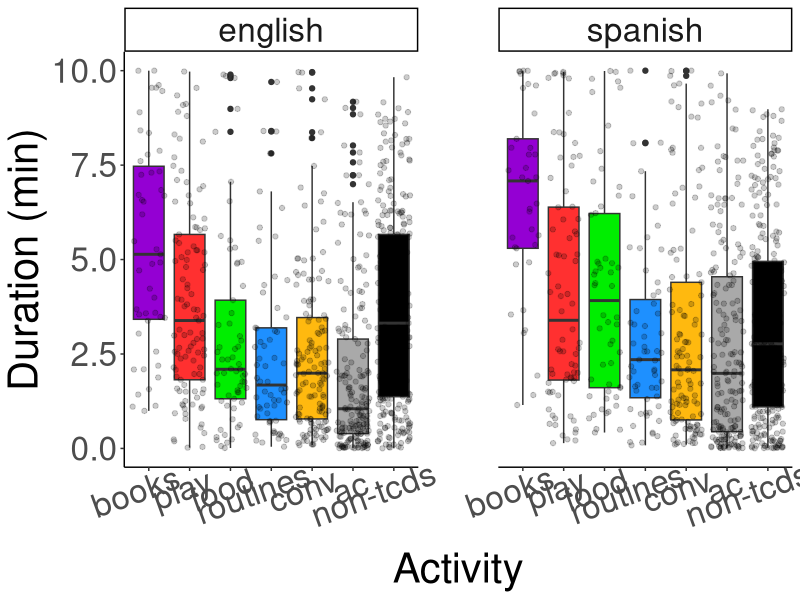
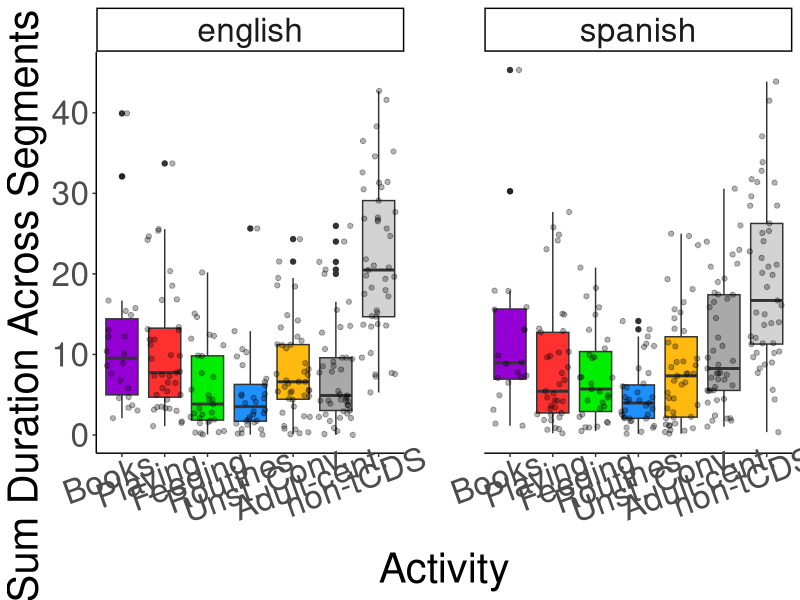
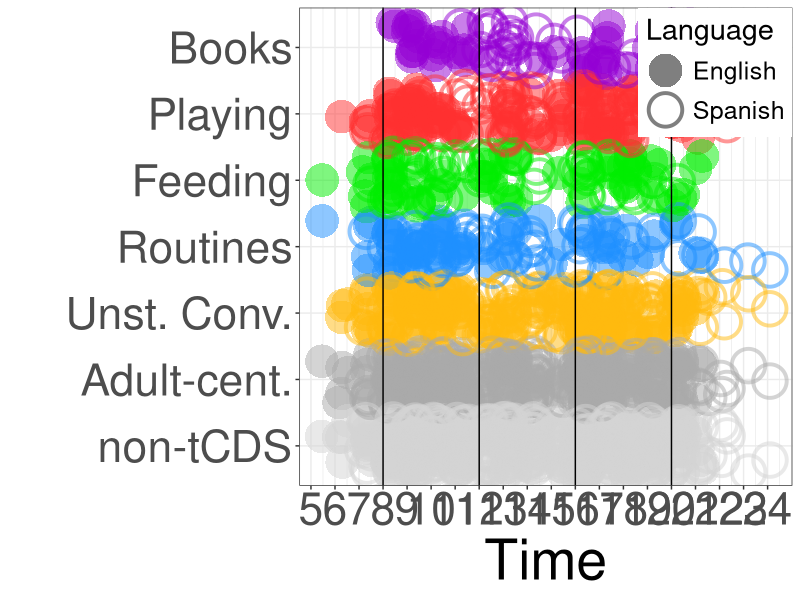
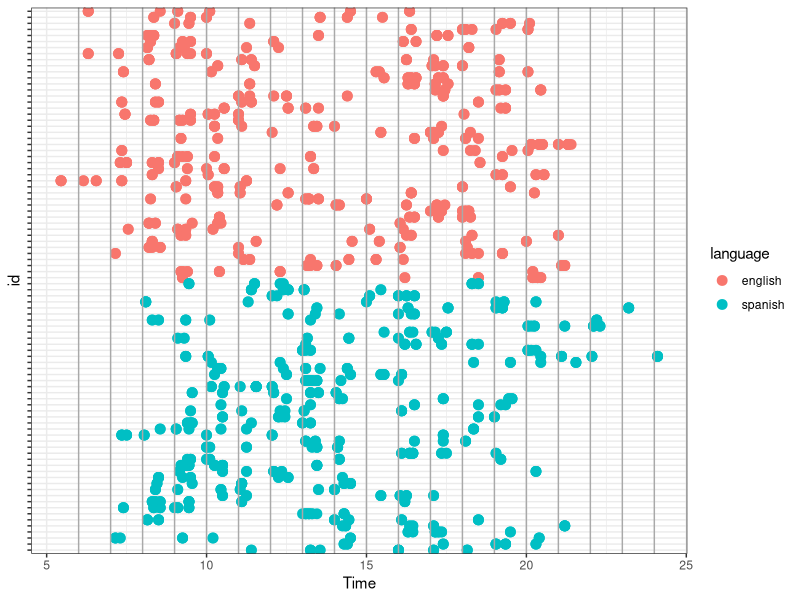
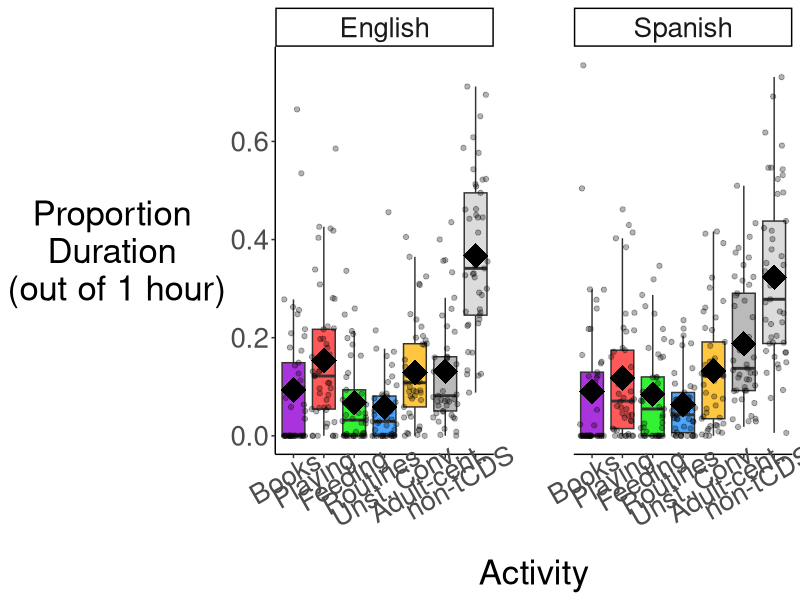

Reproduce these figures in R, in order.
## ---- chunk 1
knitr::opts_chunk$set(echo = TRUE)
## ---- chunk 2
library(tidyverse)
library(gridExtra)
library(psych)

theme_set(theme_bw())
## ---- chunk 3
data_dur <- read_csv("./data_demo_lena_transcripts/elan_activity_dur.csv") %>% 
  mutate(id = factor(id), 
         language = factor(language)) %>% 
  dplyr::select(-"...1") %>% 
  rename(tcds_min_seg = tcds_min) %>% 
  mutate(activity = factor(activity, levels = c("books", "play", "food", "routines", "conv", "ac", "non-tcds")))

str(data_dur)


# create two dfs for plots
data_dur_en <- data_dur %>% filter(language == "english")
data_dur_sp <- data_dur %>% filter(language == "spanish")

## ---- chunk 4
# checking to see there are 6 segments per participant
num_segments_english <- data_dur_en %>% 
  group_by(id, segment_num) %>% 
  distinct(segment_num) %>% 
  ungroup() %>% 
  count(id)

arrange(num_segments_english, n)


num_segments_spanish <- data_dur_sp %>% 
  group_by(id, segment_num) %>% 
  distinct(segment_num) %>% 
  ungroup() %>% 
  count(id)

arrange(num_segments_spanish, n)

## ---- chunk 5
# duration - minutes
ggplot(data_dur, aes(activity, dur_min, fill = activity)) +
  theme_classic() +
  geom_boxplot() + 
  geom_jitter(alpha = .2) + 
  scale_fill_manual(values=c("darkviolet", "firebrick1", "green2", "dodgerblue1", "darkgoldenrod1", "darkgrey", "black")) + 
  facet_wrap(~ language) +
  theme(legend.position= "none") +
  # theme(text = element_text(size = 35)) +
  theme(axis.text.x = element_text(angle = 20, hjust = .7), 
        text = element_text(size = 30)) + 
  labs(x = "Activity", y = "Duration (min)") + 
  theme(panel.spacing = unit(4, "lines"))


# summarize data per participant and activity (all speech only)

# english
data_en_act <- data_dur_en %>% 
  group_by(id, activity) %>% 
  mutate(dur_min_act = mean(dur_min)) %>% 
  distinct(id, language, activity, dur_min_act) %>% 
  mutate(activity = factor(activity, levels = c("books", "play", "food", "routines", "conv", "ac", "non-tcds")))

# see min and max of actual data
data_dur_en %>% 
  ungroup() %>% 
  group_by(id, activity) %>% 
  mutate(min = min(dur_min), 
         max = max(dur_min)) %>% 
  distinct(activity, min, max)



# spanish
# note that min and max are of averages, not of actual data
data_sp_act <- data_dur_sp %>% 
  group_by(id, activity) %>% 
  mutate(dur_min_act = mean(dur_min)) %>% 
  distinct(id, language, activity, dur_min_act) %>% 
  mutate(activity = factor(activity, levels = c("books", "play", "food", "routines", "conv", "ac", "non-tcds")))

# see min and max of actual data
data_dur_sp %>% 
  ungroup() %>% 
  group_by(activity) %>% 
  mutate(min = min(dur_min), 
         max = max(dur_min)) %>% 
  distinct(activity, min, max)



# descriptives
# note that min and max are of averages, not of actual data
describeBy(data_en_act$dur_min_act, data_en_act$activity, mat = T, fast = T)
describeBy(data_sp_act$dur_min_act, data_sp_act$activity, mat = T, fast = T)
## ---- chunk 6
# duration - minutes
data_dur_sum <- data_dur %>% 
  group_by(id, activity) %>% 
  mutate(dur_act_total = sum(dur_min)) %>% 
  distinct(id, language, activity, dur_act_total) %>% 
  ungroup() %>% 
  group_by(id) %>% 
  mutate(dur_hour = sum(dur_act_total), 
         activity2 = ifelse(activity == "books", "Books", 
                     ifelse(activity == "play", "Playing", 
                     ifelse(activity == "food", "Feeding", 
                     ifelse(activity == "routines", "Routines", 
                     ifelse(activity == "conv", "Unst. Conv.", 
                     ifelse(activity == "ac", "Adult-cent.", "non-tCDS")))))), 
         activity2 = factor(activity2, levels = c("Books", "Playing", "Feeding", "Routines", 
                                                  "Unst. Conv.", "Adult-cent.", "non-tCDS")))

ggplot(data_dur_sum, aes(activity2, dur_act_total, fill = activity2)) +
  theme_classic() +
  geom_boxplot() + 
  geom_jitter(alpha = .3) + 
  scale_fill_manual(values=c("darkviolet", "firebrick1", "green2", "dodgerblue1", "darkgoldenrod1", "darkgrey", "lightgrey")) + 
  facet_wrap(~ language) +
  theme(legend.position= "none") +
  # theme(text = element_text(size = 35)) +
  theme(axis.text.x = element_text(angle = 20, hjust = .7), 
        text = element_text(size = 30)) + 
  labs(x = "Activity", y = "Sum Duration Across Segments (min)") + 
  theme(panel.spacing = unit(4, "lines"))


data_dur_sum_en <- data_dur_sum %>% filter(language == "english")
data_dur_sum_sp <- data_dur_sum %>% filter(language == "spanish")


# descriptives
# note that min and max are of averages, not of actual data
describeBy(data_dur_sum_en$dur_act_total, data_dur_sum_en$activity, mat = T, fast = T)
describeBy(data_dur_sum_sp$dur_act_total, data_dur_sum_sp$activity, mat = T, fast = T)
## ---- chunk 7
# duration - minutes
data_dur_othercc <- data_dur %>% 
  mutate(activity2 = ifelse(activity == "books", "books",
                     ifelse(activity == "ac", "ac",
                     ifelse(activity == "non-tcds", "non-tcds", "othercc")))) %>% 
  group_by(id, activity2) %>% 
  mutate(dur_act_total = sum(dur_min)) %>% 
  distinct(id, language, activity2, dur_act_total) %>% 
  ungroup() %>% 
  group_by(id) %>% 
  mutate(dur_hour = sum(dur_act_total))

data_dur_othercc_en <- data_dur_othercc %>% filter(language == "english")
data_dur_othercc_sp <- data_dur_othercc %>% filter(language == "spanish")


# descriptives
# note that min and max are of averages, not of actual data
describeBy(data_dur_othercc_en$dur_act_total, data_dur_othercc_en$activity2, mat = T, fast = T)
describeBy(data_dur_othercc_sp$dur_act_total, data_dur_othercc_sp$activity2, mat = T, fast = T)
## ---- chunk 8
data_dur_pub <- data_dur %>% 
  mutate(activity = recode(activity, "ac" = "Adult-cent.", "conv" = "Unst. Conv.", 
                           "books" = "Books", "play" = "Playing", "food" = "Feeding", 
                           "routines" = "Routines", "non-tcds" = "non-tCDS"), 
         language = recode(language, "english" = "English", "spanish" = "Spanish")) %>% 
  rename("Language" = "language") %>% 
  mutate(activity = factor(activity, levels = c("Books", "Playing", "Feeding", "Routines", "Unst. Conv.", "Adult-cent.", "non-tCDS")))

# combined groups
ggplot(data_dur_pub, aes(Time, fct_rev(activity), color = activity, shape = Language)) + 
  geom_jitter(size = 10, alpha = .5, stroke = 2) + 
  scale_x_continuous(breaks = c(5, 6, 7, 8, 9, 10, 11, 12, 13, 14, 15, 16, 17, 18, 19, 20, 21, 22, 23, 24)) +
  scale_color_manual(values = c("darkviolet", "firebrick1", "green2", "dodgerblue1", "darkgoldenrod1", "darkgrey", "lightgrey"), guide = "none") + 
  scale_shape_manual(values=c(16, 21)) + 
  geom_vline(xintercept = 8) +
  geom_vline(xintercept = 12) + 
  geom_vline(xintercept = 16) +
  geom_vline(xintercept = 20) + 
  theme(text = element_text(size = 40)) +
  theme(legend.position = c(1, 1), 
        legend.justification = c(1, 1),
        legend.box.margin=margin(c(10,10,10,10)),
        legend.background = element_rect(fill = "white"), # , color = "black"
        legend.text = element_text(size = 18), 
        legend.title = element_text(size = 21), 
        legend.key.size = unit(1, "cm")) +
  labs(x = "Time", y = "")
  # theme(axis.title.y = element_text(angle = 0,  vjust = 0.5))

# ggsave("./figures/time_activity_by_dur.pdf", width = 22, height = 11, dpi = 300)
## ---- chunk 9
ggplot(data_dur, aes(Time, id, color = language)) + 
  geom_point(size = 3) + 
  theme(axis.text.y = element_blank()) + 
  geom_vline(xintercept = 6, color = "darkgrey") + 
  geom_vline(xintercept = 7, color = "darkgrey") +   
  geom_vline(xintercept = 8, color = "darkgrey") +   
  geom_vline(xintercept = 9, color = "darkgrey") +   
  geom_vline(xintercept = 10, color = "darkgrey") +        
  geom_vline(xintercept = 11, color = "darkgrey") +   
  geom_vline(xintercept = 12, color = "darkgrey") +
  geom_vline(xintercept = 13, color = "darkgrey") +
  geom_vline(xintercept = 14, color = "darkgrey") +
  geom_vline(xintercept = 15, color = "darkgrey") +
  geom_vline(xintercept = 16, color = "darkgrey") +
  geom_vline(xintercept = 17, color = "darkgrey") +
  geom_vline(xintercept = 18, color = "darkgrey") +
  geom_vline(xintercept = 19, color = "darkgrey") +
  geom_vline(xintercept = 20, color = "darkgrey") +
  geom_vline(xintercept = 21, color = "darkgrey") +
  geom_vline(xintercept = 22, color = "darkgrey") +
  geom_vline(xintercept = 23, color = "darkgrey") +
  geom_vline(xintercept = 24, color = "darkgrey")
  labs(x = "Time", y = "Participant")
  

# ggsave("./figures/sampling_byTime_perID.pdf", width = 11, height = 8.5, dpi = 300)

## ---- chunk 10
# calculate number of activities per segment
data_dur3 <- data_dur %>% 
  ungroup() %>% 
  filter(activity != "non-tcds") %>% 
  dplyr::select(c(id, activity, segment_num, language)) %>% 
  group_by(id, segment_num, language) %>% 
  count()

psych::describe(data_dur3$n, fast = T)

psych::describeBy(data_dur3$n, data_dur3$language, fast = T)
## ---- chunk 11
# create duration per hour
total_dur_hour <- data_dur %>% 
  distinct(id, segment_num, rectime, Dur10minval, language) %>% 
  group_by(id) %>% 
  mutate(dur_six_segments = sum(Dur10minval)/60) %>% 
  distinct(id, dur_six_segments, language)

# data_dur_sum <- data_dur %>% 
#   group_by(id, activity) %>% 
#   mutate(dur_act_total = sum(dur_min)) %>% 
#   distinct(id, language, activity, dur_act_total) %>% 
#   ungroup() %>% 
#   group_by(id) %>% 
#   mutate(dur_hour = sum(dur_act_total))


# merge with summary of dur per activity in one hour
variables_dur_all <- data_dur %>% 
  filter(activity != "non-tcds") %>% 
  dplyr::select(-c(dur_10min, tcds_min_seg)) %>% 
  full_join(total_dur_hour, by = c("id", "language")) %>% 
  group_by(id, activity) %>% 
  mutate(dur_activity_1hr = sum(dur_min)) %>% 
  distinct(id, activity, dur_activity_1hr, dur_six_segments, language)


# make wide, add zeros, make long, create proportion variable
data_dur_prop_all <- variables_dur_all %>% 
  spread(activity, dur_activity_1hr) %>% 
  replace_na(list(play = 0, food = 0, conv = 0, books = 0, routines = 0, ac = 0)) %>% 
  mutate(nontcds = dur_six_segments - (play + food + conv + books + routines + ac)) %>% 
  gather(activity, value = dur_activity_1hr_zeros, 
         play, food, conv, books, routines, ac, nontcds) %>% 
  mutate(prop_dur_activity_1hr = dur_activity_1hr_zeros / dur_six_segments) %>% 
  mutate(activity = factor(activity))


# create wide df for min per activity
data_dur_min_all_wide <- data_dur_prop_all %>% 
  dplyr::select(-prop_dur_activity_1hr) %>% 
  spread(activity, dur_activity_1hr_zeros) %>% 
  mutate(dur_min_total = ac + books + conv + food + nontcds + play + routines) %>% 
  mutate(dur_min_childcc = books + conv + food + play + routines) %>% 
  mutate(dur_min_tcds = ac + books + conv + food + play + routines)

psych::describeBy(data_dur_min_all_wide, data_dur_min_all_wide$language, fast = T)


# create wide df for prop min per activity
data_dur_prop_all_wide <- data_dur_prop_all %>% 
  dplyr::select(-dur_activity_1hr_zeros) %>% 
  spread(activity, prop_dur_activity_1hr) %>% 
  mutate(prop_total = ac + books + conv + food + nontcds + play + routines) %>% 
  mutate(prop_childcc = books + conv + food + play + routines) %>% 
  mutate(prop_tcds = ac + books + conv + food + play + routines)

# descriptives for proportion of min per activity
psych::describeBy(data_dur_prop_all_wide, data_dur_prop_all_wide$language, fast = T)
## ---- chunk 12
# make proportions long again
data_dur_prop_all_forpub <- data_dur_prop_all_wide %>% 
  dplyr::select(id, language, ac, books, conv, food, nontcds, play, routines, prop_total, prop_childcc, prop_tcds) %>% 
  rename(Books = books, "Unst. Conv." = conv, Feeding = food, 
         "non-tCDS" = nontcds, Playing = play, Routines = routines, 
         "Only Child-cent." = prop_childcc, 
         "All tCDS" = prop_tcds, "Adult-cent." = ac) %>% 
  mutate(language2 = ifelse(language == "english", "English", "Spanish")) %>% 
  pivot_longer(cols = "Adult-cent.": "All tCDS", 
               names_to = "activity", 
               values_to = "proportion") %>% 
  mutate(activity = factor(activity, levels = c("Books", "Playing", "Feeding", 
                                                "Routines", "Unst. Conv.", "Adult-cent.", 
                                                "non-tCDS", "Only Child-cent.", "All tCDS"))) %>% 
  filter(activity != "Only Child-cent." & activity != "All tCDS")


# boxplot
ggplot(data_dur_prop_all_forpub, aes(activity, proportion, fill = activity)) +
  theme_classic() +
  geom_boxplot(alpha = .8, outlier.shape = NA) + 
  geom_jitter(alpha = .3) + 
  scale_fill_manual(values=c("darkviolet", "firebrick1", "green2", "dodgerblue1", "darkgoldenrod1", "darkgrey", "lightgrey")) + 
  stat_summary(fun ="mean", size = 2, shape = 18) + 
  facet_wrap(~ language2) +
  labs(x = "Activity", y = "Proportion \nDuration \n(out of 1 hour)") + 
  theme(legend.position= "none",
        axis.text.x = element_text(angle = 30, hjust = .7), 
        text = element_text(size = 25), 
        axis.title.y = element_text(angle = 0, vjust = 0.5), 
        panel.spacing = unit(4, "lines"))

# ggsave("./figures/boxplot_dur_1hr_w_mean.pdf", width = 19, height = 9, units = "in", dpi = 300)
